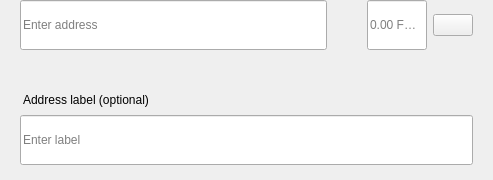
<?xml version="1.0" encoding="UTF-8"?>
<ui version="4.0">
 <class>SendMultiRow</class>
 <widget class="QWidget" name="SendMultiRow">
  <property name="geometry">
   <rect>
    <x>0</x>
    <y>0</y>
    <width>493</width>
    <height>180</height>
   </rect>
  </property>
  <property name="minimumSize">
   <size>
    <width>0</width>
    <height>0</height>
   </size>
  </property>
  <property name="maximumSize">
   <size>
    <width>16777215</width>
    <height>16777215</height>
   </size>
  </property>
  <property name="windowTitle">
   <string>Form</string>
  </property>
  <layout class="QVBoxLayout" name="verticalLayout_3">
   <property name="spacing">
    <number>0</number>
   </property>
   <property name="leftMargin">
    <number>0</number>
   </property>
   <property name="topMargin">
    <number>0</number>
   </property>
   <property name="rightMargin">
    <number>20</number>
   </property>
   <property name="bottomMargin">
    <number>5</number>
   </property>
   <item alignment="Qt::AlignTop">
    <widget class="QWidget" name="widget" native="true">
     <property name="sizePolicy">
      <sizepolicy hsizetype="Expanding" vsizetype="Maximum">
       <horstretch>0</horstretch>
       <verstretch>0</verstretch>
      </sizepolicy>
     </property>
     <property name="minimumSize">
      <size>
       <width>0</width>
       <height>60</height>
      </size>
     </property>
     <property name="maximumSize">
      <size>
       <width>16777215</width>
       <height>85</height>
      </size>
     </property>
     <layout class="QHBoxLayout" name="horizontalLayout" stretch="6,0,2">
      <property name="spacing">
       <number>0</number>
      </property>
      <property name="leftMargin">
       <number>8</number>
      </property>
      <property name="topMargin">
       <number>0</number>
      </property>
      <property name="rightMargin">
       <number>0</number>
      </property>
      <property name="bottomMargin">
       <number>0</number>
      </property>
      <item alignment="Qt::AlignTop">
       <widget class="QStackedWidget" name="stackedAddress">
        <property name="minimumSize">
         <size>
          <width>0</width>
          <height>50</height>
         </size>
        </property>
        <property name="maximumSize">
         <size>
          <width>16777215</width>
          <height>50</height>
         </size>
        </property>
        <widget class="QWidget" name="page_4">
         <property name="sizePolicy">
          <sizepolicy hsizetype="Expanding" vsizetype="Preferred">
           <horstretch>0</horstretch>
           <verstretch>0</verstretch>
          </sizepolicy>
         </property>
         <property name="minimumSize">
          <size>
           <width>0</width>
           <height>50</height>
          </size>
         </property>
         <property name="maximumSize">
          <size>
           <width>16777215</width>
           <height>55</height>
          </size>
         </property>
         <layout class="QVBoxLayout" name="verticalLayout_7">
          <property name="spacing">
           <number>0</number>
          </property>
          <property name="leftMargin">
           <number>12</number>
          </property>
          <property name="topMargin">
           <number>0</number>
          </property>
          <property name="rightMargin">
           <number>0</number>
          </property>
          <property name="bottomMargin">
           <number>0</number>
          </property>
          <item>
           <widget class="QLineEdit" name="lineEditAddress">
            <property name="minimumSize">
             <size>
              <width>0</width>
              <height>50</height>
             </size>
            </property>
            <property name="maximumSize">
             <size>
              <width>16777215</width>
              <height>50</height>
             </size>
            </property>
            <property name="placeholderText">
             <string>Enter address</string>
            </property>
           </widget>
          </item>
         </layout>
        </widget>
        <widget class="QWidget" name="page_3"/>
       </widget>
      </item>
      <item>
       <spacer name="horizontalSpacer_3">
        <property name="orientation">
         <enum>Qt::Horizontal</enum>
        </property>
        <property name="sizeType">
         <enum>QSizePolicy::Fixed</enum>
        </property>
        <property name="sizeHint" stdset="0">
         <size>
          <width>40</width>
          <height>20</height>
         </size>
        </property>
       </spacer>
      </item>
      <item>
       <layout class="QHBoxLayout" name="horizontalLayout_2">
        <property name="spacing">
         <number>6</number>
        </property>
        <item alignment="Qt::AlignTop">
         <widget class="QLineEdit" name="lineEditAmount">
          <property name="sizePolicy">
           <sizepolicy hsizetype="Expanding" vsizetype="Preferred">
            <horstretch>0</horstretch>
            <verstretch>0</verstretch>
           </sizepolicy>
          </property>
          <property name="minimumSize">
           <size>
            <width>0</width>
            <height>50</height>
           </size>
          </property>
          <property name="maximumSize">
           <size>
            <width>16777215</width>
            <height>50</height>
           </size>
          </property>
          <property name="maxLength">
           <number>17</number>
          </property>
          <property name="alignment">
           <set>Qt::AlignLeading|Qt::AlignLeft|Qt::AlignVCenter</set>
          </property>
          <property name="placeholderText">
           <string notr="true">0.00 FRECO</string>
          </property>
         </widget>
        </item>
        <item>
         <layout class="QVBoxLayout" name="verticalLayout">
          <property name="topMargin">
           <number>14</number>
          </property>
          <property name="bottomMargin">
           <number>0</number>
          </property>
          <item alignment="Qt::AlignTop">
           <widget class="QPushButton" name="btnMenu">
            <property name="minimumSize">
             <size>
              <width>0</width>
              <height>0</height>
             </size>
            </property>
            <property name="maximumSize">
             <size>
              <width>16777215</width>
              <height>16777215</height>
             </size>
            </property>
            <property name="focusPolicy">
             <enum>Qt::NoFocus</enum>
            </property>
            <property name="text">
             <string/>
            </property>
           </widget>
          </item>
         </layout>
        </item>
       </layout>
      </item>
     </layout>
    </widget>
   </item>
   <item>
    <widget class="QWidget" name="layoutLabel" native="true">
     <property name="minimumSize">
      <size>
       <width>0</width>
       <height>0</height>
      </size>
     </property>
     <property name="maximumSize">
      <size>
       <width>16777215</width>
       <height>16777215</height>
      </size>
     </property>
     <layout class="QVBoxLayout" name="verticalLayout_9">
      <property name="spacing">
       <number>6</number>
      </property>
      <property name="leftMargin">
       <number>20</number>
      </property>
      <property name="topMargin">
       <number>0</number>
      </property>
      <property name="rightMargin">
       <number>0</number>
      </property>
      <property name="bottomMargin">
       <number>10</number>
      </property>
      <item>
       <spacer name="verticalSpacer">
        <property name="orientation">
         <enum>Qt::Vertical</enum>
        </property>
        <property name="sizeType">
         <enum>QSizePolicy::Fixed</enum>
        </property>
        <property name="sizeHint" stdset="0">
         <size>
          <width>20</width>
          <height>20</height>
         </size>
        </property>
       </spacer>
      </item>
      <item>
       <widget class="QLabel" name="labelSubtitleDescription">
        <property name="styleSheet">
         <string notr="true">margin-bottom:2px;
margin-left:0.05px;
padding:0px;</string>
        </property>
        <property name="text">
         <string>Address label (optional)</string>
        </property>
       </widget>
      </item>
      <item>
       <widget class="QLineEdit" name="lineEditDescription">
        <property name="minimumSize">
         <size>
          <width>0</width>
          <height>50</height>
         </size>
        </property>
        <property name="maximumSize">
         <size>
          <width>16777215</width>
          <height>50</height>
         </size>
        </property>
        <property name="placeholderText">
         <string>Enter label</string>
        </property>
       </widget>
      </item>
     </layout>
    </widget>
   </item>
  </layout>
 </widget>
 <resources/>
 <connections/>
</ui>
